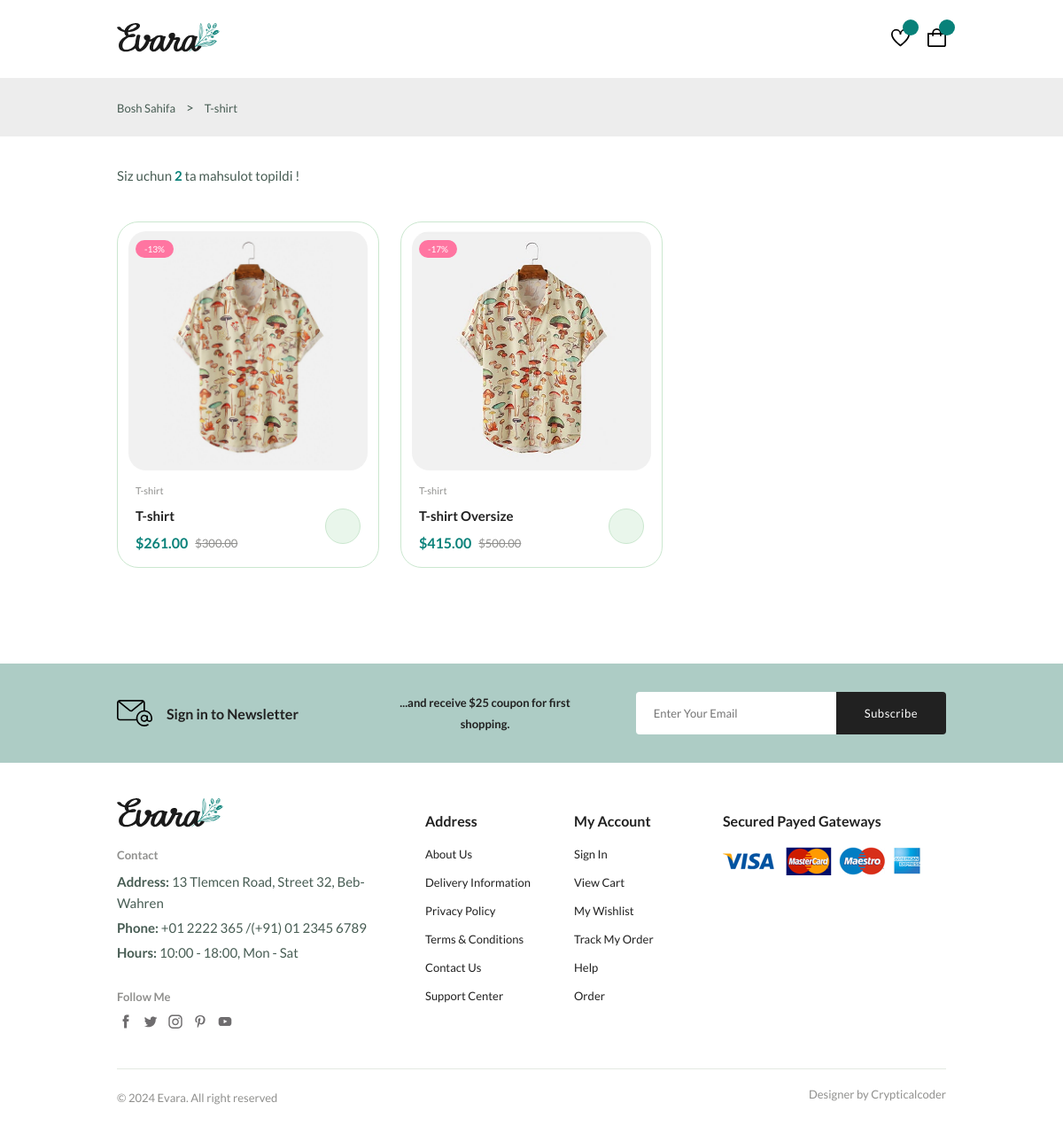
The page /selected_ones/2/ on the database its author committed.
### shop/models/products.py (models this page shows, shortened)
class Category(models.Model):
    name=models.CharField(max_length=100)
    image=models.ImageField(upload_to="category_images/",null=True,blank=True)
    def __str__(self):
        return self.name

class Product(models.Model):
    category = models.ForeignKey(Category,on_delete=models.CASCADE,related_name="products")
    name=models.CharField(max_length=100)
    brand=models.CharField(max_length=100)
    price=models.DecimalField(max_digits=10,decimal_places=2)
    discount=models.PositiveIntegerField(default=0)
    discount_price=models.DecimalField(max_digits=10,decimal_places=2,blank=True,null=True)
    description=models.TextField()
    quantity=models.PositiveIntegerField(default=0)
    image=models.ImageField(upload_to="products/",null=True,blank=True)

### shop/views/shop.py (the view)
# urls.py: path("selected_ones/<int:category_id>/",selected_items,name="selected_ones"),
def selected_items(request,category_id):
    products=Product.objects.filter(category_id=category_id)
    category=get_object_or_404(Category,id=category_id)
    data={
        "product":products,
        "path":category.name,
        'product_count':len(products),
        }
    return render(request,'shop/selected_items.html',context=data)

### shop/templates/shop/selected_items.html
{% extends "base.html" %}
{% block main %}
<main class="main">
    {% include "components/breadcrumb.html" %}
    {% include "components/products.html" %}
    {% include "components/letter.html" %}
  </main>
{% endblock main %}

### templates/components/breadcrumb.html (shortened to what this page needs)
<section class="breadcrumb">
    <ul class="breadcrumb__list flex container">
      <li><a href="{% url 'dashboard' %}" class="breadcrumb__link">Bosh Sahifa</a></li>
      <li>></li>
      <li><span class="breadcrumb__link">{{path}}</span></li>
    </ul>
  </section>

### templates/components/products.html (shortened to what this page needs)
{% load static %}
<section class="products container section">
 <p class="total__products">Siz uchun <span>{{product_count}}</span> ta mahsulot topildi !</p>
  <div class="tab__items">
    <div class="tab__item active-tab" content id="featured">
      <div class="products__container grid">
        {% if product %}
          {% for p in product %}
            {% if p.id %}
              <div class="product__item">
                <div class="product__banner">
                  <a href="{% url 'details' p.id %}" class="product__images">
                  </a>
                  {% if p.discount %}
                    <div class="product__badge light-pink">-{{ p.discount }}%</div>
                  {% endif %}
                </div>
                <div class="product__content">
                  <span class="product__category">{{ p.category }}</span>
                  <a href="{% url 'details' p.id %}">
                    <h3 class="product__title">{{ p.name }}</h3>
                  </a>
                  <div class="product__price flex">
                    <span class="new__price">
                      ${{ p.discount_price|default:p.price }}
                    </span>
                    {% if p.discount %}
                      <span class="old__price">${{ p.price }}</span>
                    {% endif %}
                    <a href="#"
                    class="action__btn cart__btn"
                    aria-label="Add To Cart"
                    data-product-id="{{ p.id }}">
                 </a>
                  </div>
                </div>
              </div>
            {% endif %}
          {% endfor %}
        {% endif %}
      </div>
    </div>
  </div>
</section>

### rows shown on the page
Category: name "T-shirt"
Product: discount "13", category "T-shirt", name "T-shirt", discount_price "261.00", price "300.00"
Product: discount "17", category "T-shirt", name "T-shirt Oversize", discount_price "415.00", price "500.00"

### other values the page prints
{{ product_count }} "2"
